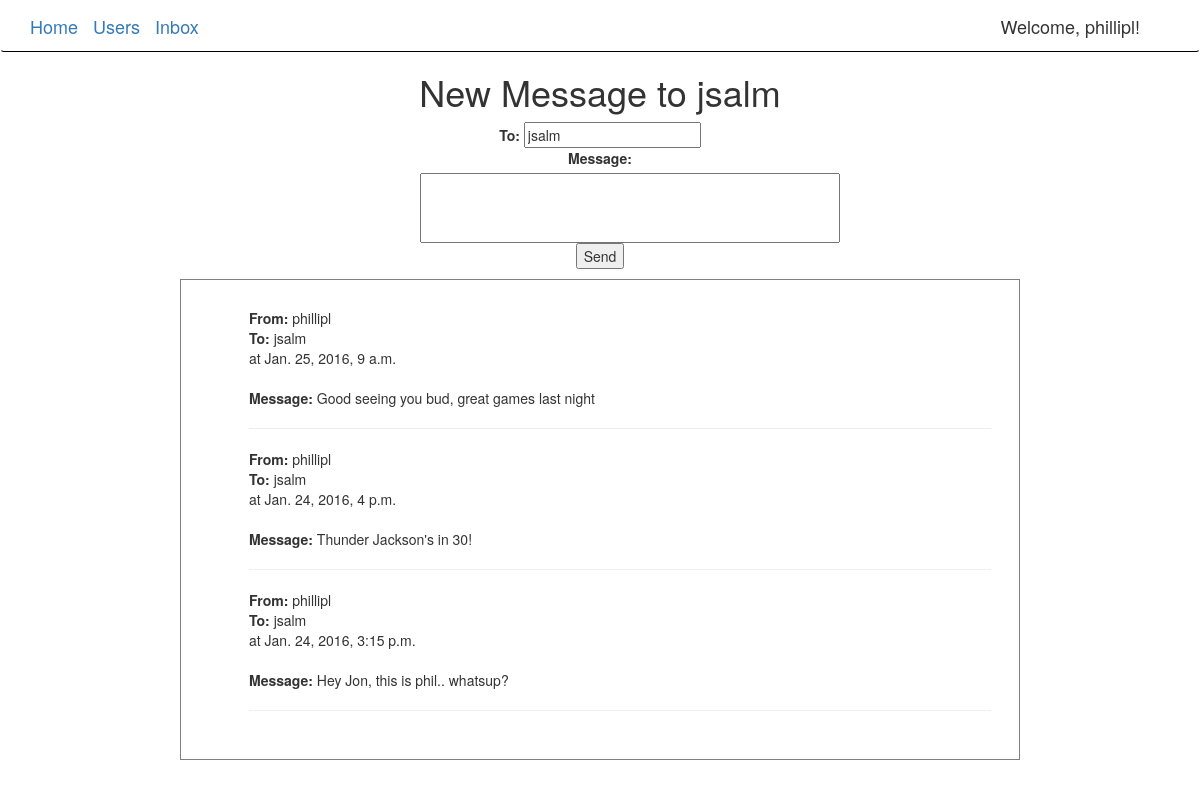
/new_message/3 (signed in), run on the app's committed database.
### demo/models.py (models this page shows, shortened)
class Notification(SelfPublishModel, models.Model):
    serializer_class = NotificationSerializer
    message = models.TextField()
    user = models.ForeignKey(settings.AUTH_USER_MODEL, related_name='receiving_user')
    sending_user = models.ForeignKey(settings.AUTH_USER_MODEL, related_name='sending_user', default = DEFAULT_USER_ID)
    created = models.DateTimeField(auto_now_add=True)

### demo/views.py (the view)
# urls.py: url(r'^new_message/(?P<user_id>\d+)$', views.new_message_form, name='new_message_form'),
def new_message_form(request,user_id):
	current_user=request.user
	other_user = User.objects.get(id=user_id)
	context=RequestContext(request)
	context_dict = {}
	relevant_messages = Notification.objects.filter(Q(user=current_user,sending_user=other_user) | Q(user=other_user,sending_user=current_user)).order_by('-created')
	context_dict['other_user'] = other_user
	context_dict['relevant_messages'] = relevant_messages
	return render_to_response('new_message_form.html', context_dict, context)

### templates/new_message_form.html (shortened to what this page needs)
<!DOCTYPE html>
{% extends 'base.html' %}
{% load static %}
{% load swampdragon_tags %}
{% block content %}
	{% block bodyblock %}
	{% if user == other_user %}
		<h1>New Message to Yourself!</h1>
	{% else %}
		<h1>New Message to {{ other_user }} </h1>
	{% endif %}
	<div class="message_form">
		<form id="notification" name="notification_form" method="post" onsubmit="SubForm()"> {% csrf_token %}
			<li>
				<div id="detail">To: </div><input name="user" value="{{other_user}}"> </br>
				<label for="notification"> Message: </label>
				<input type="text" name="notification" class="large-textbox">
			</li>
			<input id="notification_submit" type="submit" value="Send"/>
		</form>
	</div>
	<div class="recent-messages">
		<ul id="notifications">
		    {% for notification in relevant_messages %}
				    <li><div id="detail">From: </div>{{ notification.sending_user }}</li>
				    <li><div id="detail">To: </div>{{ notification.user }}</li>
				    <li>at {{ notification.created }}</li></br>
				    <li><div id="detail">Message: </div>{{ notification.message }}</li>
			    <hr>
		    {% endfor %}
		</ul>
	</div>
	{% endblock %}
{% endblock %}

### templates/base.html (shortened to what this page needs)
{% load static %}
{% load swampdragon_tags %}
<head>
<link rel="stylesheet" href="{{ STATIC_URL }}notifications.css">
<link rel="stylesheet" href="https://maxcdn.bootstrapcdn.com/bootstrap/3.3.6/css/bootstrap.min.css">
<link rel="stylesheet" href="https://maxcdn.bootstrapcdn.com/bootstrap/3.3.6/css/bootstrap-theme.min.css">
</head>
<div class="navbar navbar" role="navigation">
	  <div class="container">
	    <div class="navbar-header">
	      <a class="navbar-brand" href="/home/">Home</a>
	      <a class="navbar-brand" href="/users/">Users</a>
	      <a class="navbar-brand" href="/home/your_messages/">Inbox</a>
	    </div>
	    <div class="navbar-collapse collapse">
	      <ul class="nav navbar-nav pull-right">
	          {% if user and not user.is_anonymous %}
	          <li class="navbar-brand">Welcome, {{ user }}!</li>
	          {% else %}
	          	<a class="navbar-brand" href="/admin">Admin Login</a>
	          {% endif %}
	      </ul>
	  </div>
	</div>
</div>
{% block content %}{% endblock %}

### static/notifications.css (style rules this page uses)
li { list-style-type:none; }
.recent-messages, .list-users { border: 1px solid gray; width: 70%; margin-left: 15%; padding: 2em; }
h1 { text-align: center; }
.message_form { text-align: center; width: 30%; list-style:none; margin-left: 35%; }
.navbar.navbar { border-bottom: 1px solid black; }
#detail { font-weight: bold; display: inline; }
.large-textbox { width: 30em; height:5em; padding:2px; }

### data on the page
Notification: sending_user "phillipl", user "jsalm", created "Jan. 25, 2016, 9 a.m.", message "Good seeing you bud, great games last night"
Notification: sending_user "phillipl", user "jsalm", created "Jan. 24, 2016, 4 p.m.", message "Thunder Jackson's in 30!"
Notification: sending_user "phillipl", user "jsalm", created "Jan. 24, 2016, 3:15 p.m.", message "Hey Jon, this is phil.. whatsup?"

### other printed values
{{ user }} "phillipl"
{{ other_user }} "jsalm"
